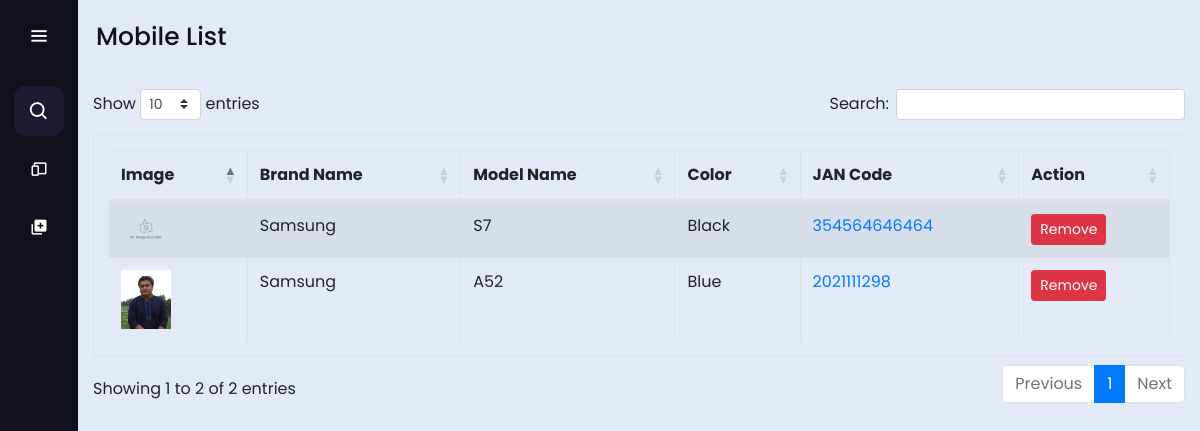
The page / on the database its author committed.
### mobile/models.py (models this page shows, shortened)
class Mobile(models.Model):
    brandName = models.CharField(max_length=50)
    modelName = models.CharField(max_length=500)
    color = models.CharField(max_length=150)
    janCode = models.DecimalField(unique=True, max_digits=13, decimal_places=0, validators=[MinValueValidator(8, message="JAN value is between 8 and 13 digit")])
    image = models.ImageField(upload_to='Mobile', null=True, blank=True, default='mobile.png')

### mobile/views.py (the view)
# urls.py: path('', views.Mobiles.as_view(), name='Mobile List'),
class Mobiles(ListView):
    context_object_name = 'mobiles'
    model = Mobile
    template_name = 'mobile/mobileList.html'

### mobile/templates/mobile/mobileList.html (shortened to what this page needs)
{% extends 'base.html' %}
{% block body %}
<div class="text">Mobile List</div>
<div class="table">
    <table id="example" class="table table-striped table-bordered" style="width:100%">
        <thead>
        <tr>
            <th>Image</th>
            <th>Brand Name</th>
            <th>Model Name</th>
            <th>Color</th>
            <th>JAN Code</th>
            <th>Action</th>
        </tr>
        </thead>
        <tbody>
        {% for mobile in mobiles %}
        <tr>
            <td><img style="width: 50px" src="{{ mobile.image.url }}" alt=""> </td>
            <td> {{ mobile.brandName }}</td>
            <td> {{ mobile.modelName }}</td>
            <td> {{mobile.color }}</td>
            <td><a href="{% url 'mobile_details' mobile.id %}" style="text-decoration: none"> {{mobile.janCode }} </a>
            </td>
            <td>
                <button class="btn btn-danger btn-sm">
                    <a
                            style="text-decoration: none; color: #FFFFFF"
                            href="{% url 'delete_mobile' mobile.id %}">Remove</a>
                </button>
            </td>
        </tr>
        {% endfor %}
        </tbody>
    </table>
</div>
{% endblock %}

### static/css/base.css (style rules this page uses)
* { margin: 0; padding: 0; box-sizing: border-box; font-family: "Poppins", sans-serif; }
.table { padding: 15px; }
.home-section .text { display: inline-block; color: #11101d; font-size: 25px; font-weight: 500; margin: 18px }

### rows shown on the page
Mobile: image (picture), brandName "Samsung", modelName "S7", color "Black", janCode "354564646464"
Mobile: image (picture), brandName "Samsung", modelName "A52", color "Blue", janCode "2021111298"
